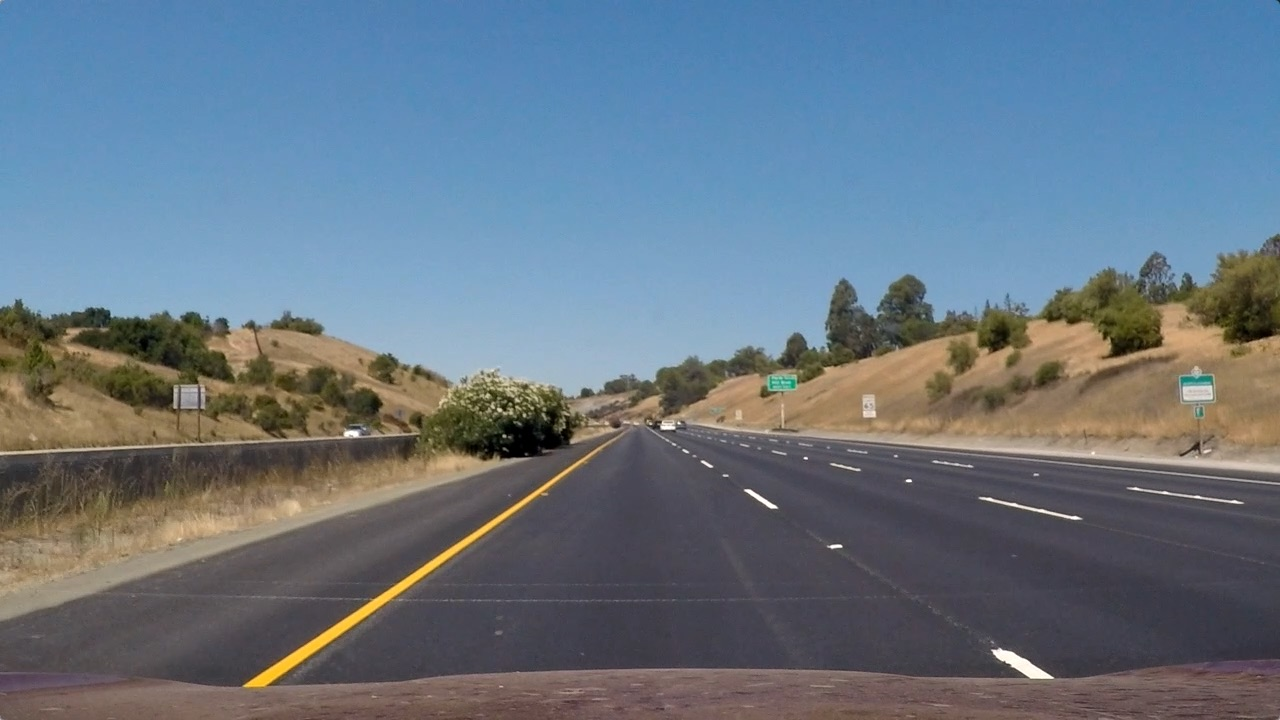
#> input picture lane-detection/test_images/straight_lines1.jpg, 1280 x 720 px, given in place of input.mp4, which was not available
$ jupyter execute Untitled.ipynb
#> lines starting #> are read from the running program, lines starting #| are printed output that depends on the picture; after the words box and inside, x2 and y2 are one past the last pixel; in counts of white or black regions, pixels touching at a corner belong together; pictures that were not available may be replaced by others from this repository, and a replacement may not be noted
[cell 1]
import cv2 as cv
import numpy as np
import matplotlib.pyplot as plt

def do_canny(frame):
    gray = cv.cvtColor(frame, cv.COLOR_RGB2GRAY)
    blur = cv.GaussianBlur(gray, (5, 5), 0)
    canny = cv.Canny(blur, 50, 150)
    return canny

def do_segment(frame):
    height = frame.shape[0]
    polygons = np.array([[(0, height), (800, height), (380, 290)]])
    mask = np.zeros_like(frame)
    cv.fillPoly(mask, polygons, 255)
    segment = cv.bitwise_and(frame, mask)
    return segment

def calculate_lines(frame, lines):
    left = []
    right = []
    for line in lines:
        x1, y1, x2, y2 = line.reshape(4)
        parameters = np.polyfit((x1, x2), (y1, y2), 1)
        slope = parameters[0]
        y_intercept = parameters[1]
        if slope < 0:
            left.append((slope, y_intercept))
        else:
            right.append((slope, y_intercept))
    left_avg = np.average(left, axis = 0)
    right_avg = np.average(right, axis = 0)
    left_line = calculate_coordinates(frame, left_avg)
    right_line = calculate_coordinates(frame, right_avg)
    return np.array([left_line, right_line])

def calculate_coordinates(frame, parameters):
    slope, intercept = parameters
    y1 = frame.shape[0]
    y2 = int(y1 - 150)
    x1 = int((y1 - intercept) / slope)
    x2 = int((y2 - intercept) / slope)
    return np.array([x1, y1, x2, y2])

def visualize_lines(frame, lines):
    lines_visualize = np.zeros_like(frame)
    if lines is not None:
        for x1, y1, x2, y2 in lines:
            cv.line(lines_visualize, (x1, y1), (x2, y2), (0, 255, 0), 5)
    return lines_visualize

[cell 2]
cap = cv.VideoCapture("input.mp4")
while (cap.isOpened()):
    ret, frame = cap.read()
#> frame is the input picture: shape (720, 1280, 3); mean B, G, R 131.2, 117.7, 103.2
    canny = do_canny(frame)
#> in do_canny, `gray = cv.cvtColor(frame, cv.COLOR_RGB2GRAY)`:
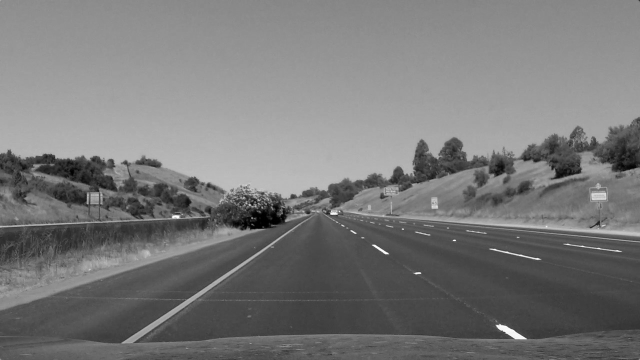
#> gray: shape (720, 1280) (shown at 1/2 size); min 0, max 254, mean 120.1
#> in do_canny, `canny = cv.Canny(blur, 50, 150)`:
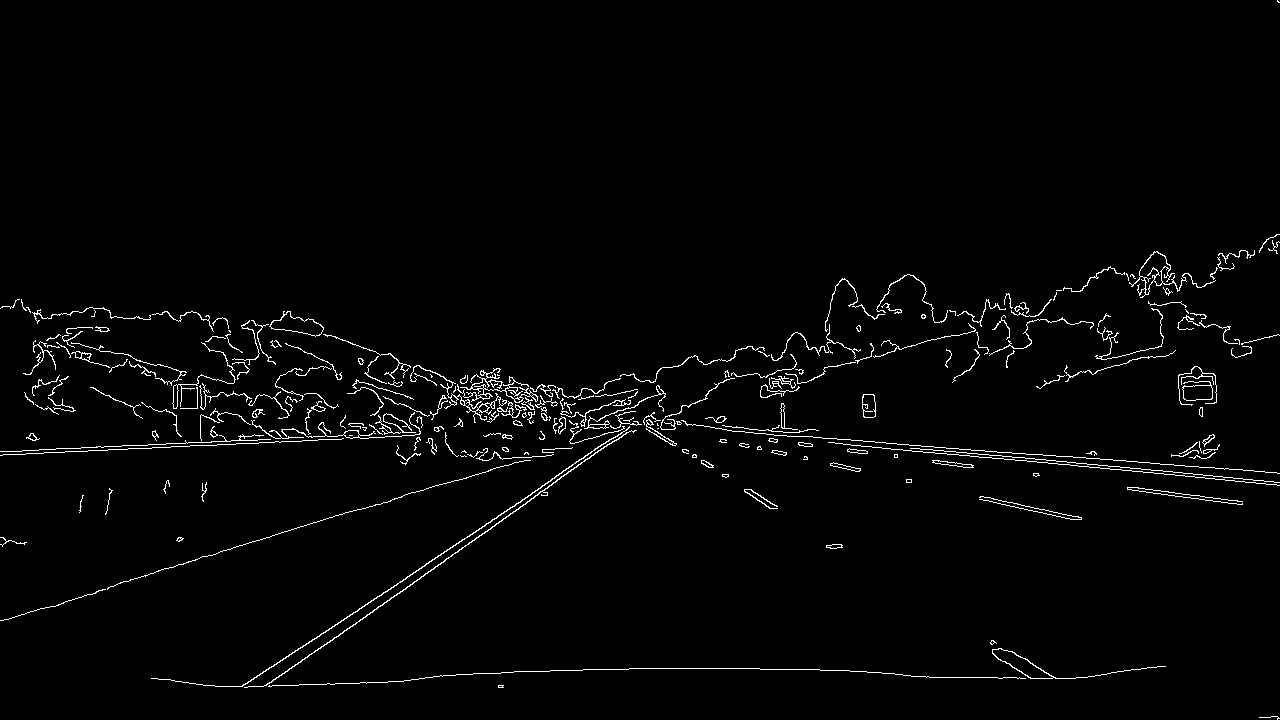
#> canny: shape (720, 1280); 2% white in thin lines or dots
    cv.imshow("canny", canny)
    # plt.imshow(frame)
    # plt.show()
    segment = do_segment(canny)
#> in do_segment, `cv.fillPoly(mask, polygons, 255)`:
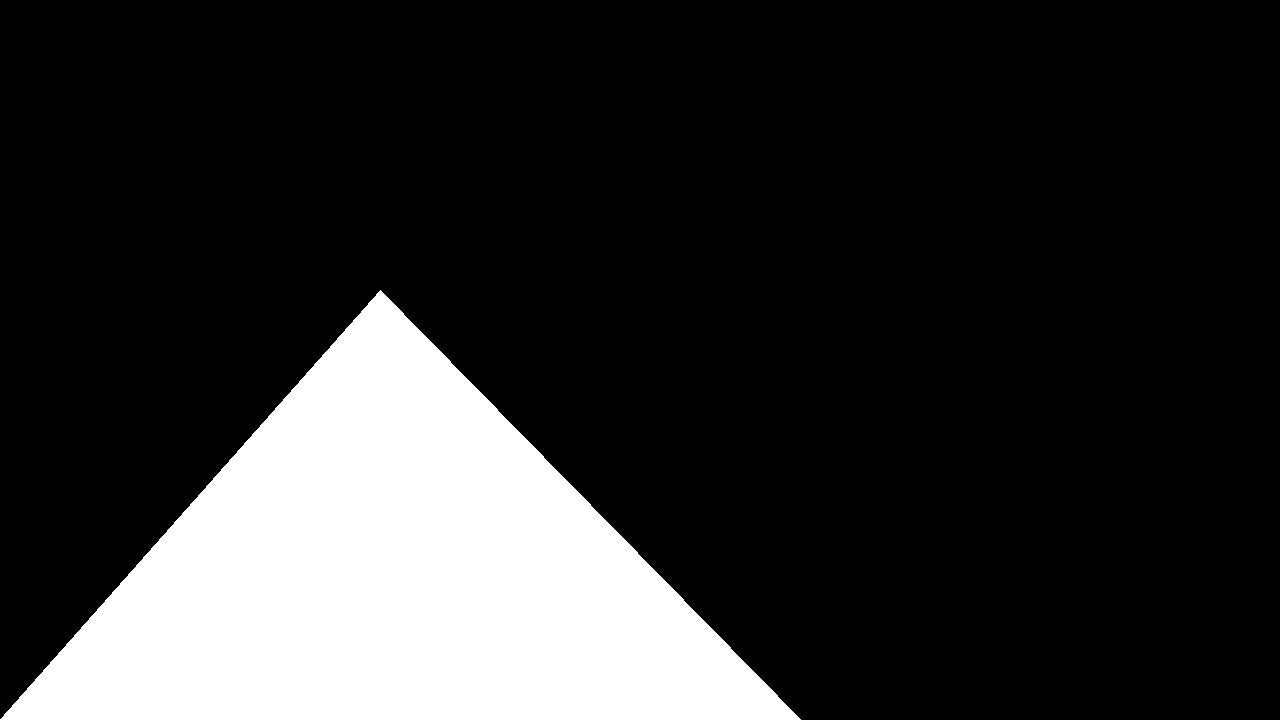
#> mask: shape (720, 1280); 18.7% white; 1 white region, box (x1, y1, x2, y2) and area: (0, 290, 801, 720) 172430
#> in do_segment, `segment = cv.bitwise_and(frame, mask)`:
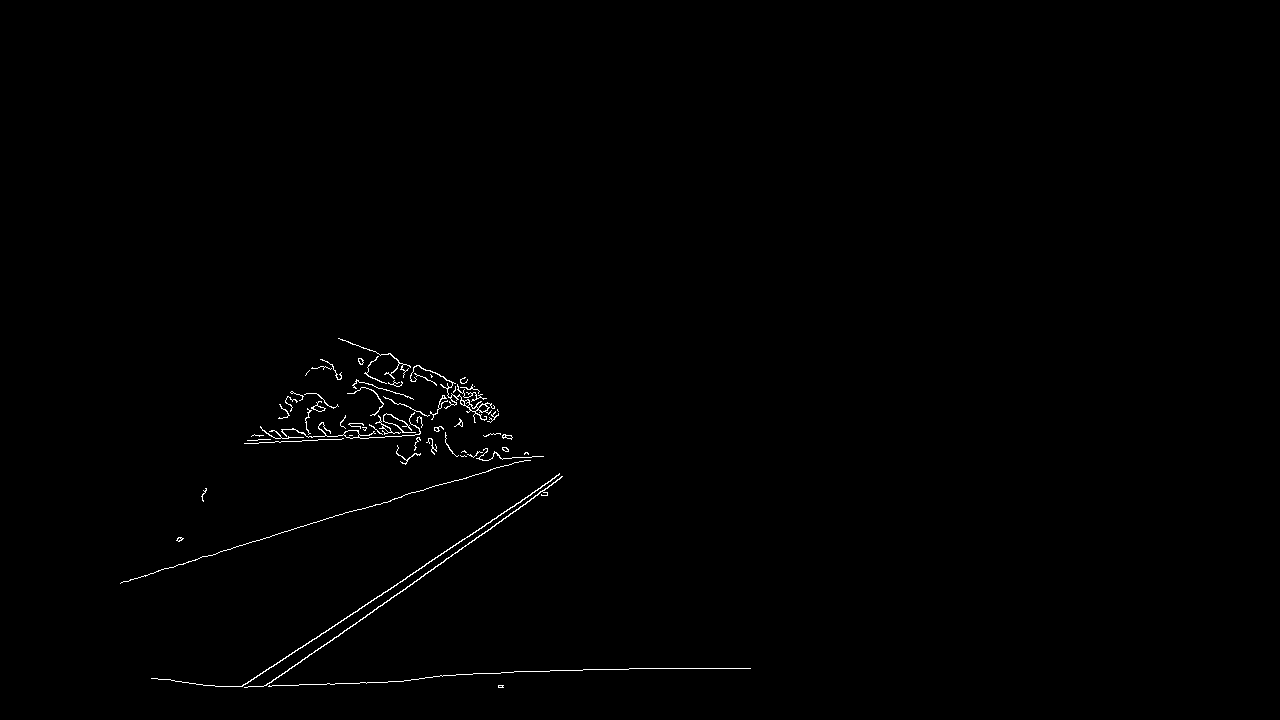
#> segment: shape (720, 1280); 0.51% white in thin lines or dots, all inside (x1, y1, x2, y2) = (120, 338, 751, 688)
    hough = cv.HoughLinesP(segment, 2, np.pi / 180, 100, np.array([]), minLineLength = 100, maxLineGap = 50)
#> hough = 15 rows, first 6: [331, 628, 558, 475], [266, 685, 533, 498], [361, 509, 536, 456], [514, 671, 727, 668], [244, 687, 403, 681], [273, 437, 445, 437]
    lines = calculate_lines(frame, hough)
#> the loop in calculate_lines, `for line in lines:` made 15 passes
#> (x1, y1, x2, y2, slope, y_intercept) on passes 1 to 8: (331, 628, 558, 475, -0.674, 851.1), (266, 685, 533, 498, -0.7, 871.3), (361, 509, 536, 456, -0.303, 618.3), (514, 671, 727, 668, -0.0141, 678.2), (244, 687, 403, 681, -0.0377, 696.2), (273, 437, 445, 437, 1.76e-16, 437), (121, 582, 533, 456, -0.306, 619), (241, 686, 356, 611, -0.652, 843.2)
#> after the loop in calculate_lines, `for line in lines:`: left = [(-0.674, 851.1), (-0.7, 871.3), (-0.303, 618.3), (-0.0141, 678.2), (-0.0377, 696.2), (-0.306, 619), (-0.652, 843.2), (-0.0861, 464.2), (-0.0345, 689.7), (-0.0514, 455.5), (-0.158, 479.1), (-0.0864, 461.7)]; right = [(1.76e-16, 437), (6.89e-16, 433), (0.365, 214.9)]
#> in calculate_lines, `left_avg = np.average(left, axis = 0)`: left_avg = [-0.259, 644]
#> in calculate_lines, `right_avg = np.average(right, axis = 0)`: right_avg = [0.122, 361.6]
#> in calculate_coordinates, `slope, intercept = parameters`: slope = -0.259; intercept = 644
#> in calculate_coordinates, `x1 = int((y1 - intercept) / slope)`: x1 = -293
#> in calculate_coordinates, `x2 = int((y2 - intercept) / slope)`: x2 = 285
#> in calculate_lines, `left_line = calculate_coordinates(frame, left_avg)`: left_line = [-293, 720, 285, 570]
#> in calculate_lines, `right_line = calculate_coordinates(frame, right_avg)`: right_line = [2945, 720, 1712, 570]
#> lines = [[-293, 720, 285, 570], [2945, 720, 1712, 570]]
    lines_visualize = visualize_lines(frame, lines)
#> the loop in visualize_lines, `for x1, y1, x2, y2 in lines:` made 2 passes
    cv.imshow("hough", lines_visualize)
    output = cv.addWeighted(frame, 0.9, lines_visualize, 1, 1)
    cv.imshow("output", output)
    # Frames are read by intervals of 10 milliseconds. The programs breaks out of the while loop when the user presses the 'q' key
    if cv.waitKey(10) & 0xFF == ord('q'):
#> (key q is pressed here)
        cap.release()
        cv.destroyAllWindows()
        break

$ run again, on lane-detection/test_images/straight_lines2.jpg
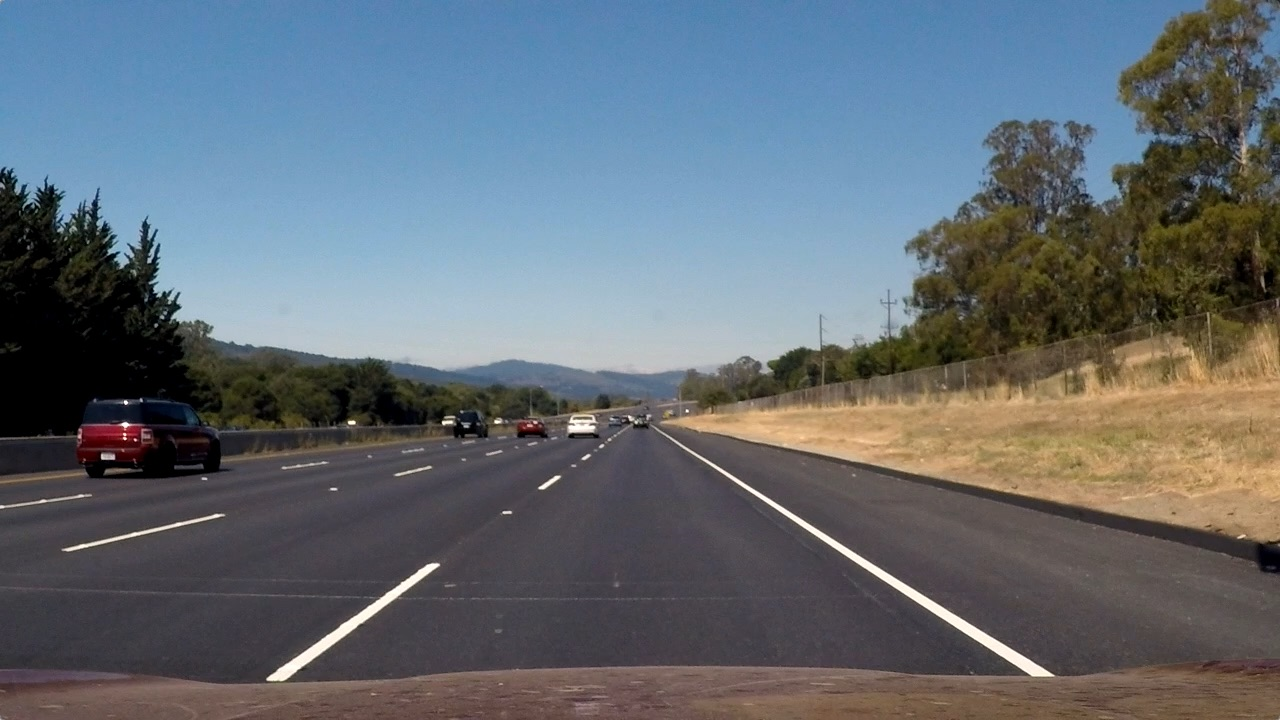
#> input picture lane-detection/test_images/straight_lines2.jpg, 1280 x 720 px, given in place of input.mp4, which was not available
#> frame is the input picture: shape (720, 1280, 3); mean B, G, R 115.1, 107.7, 99.4
#> in do_canny, `canny = cv.Canny(blur, 50, 150)`:
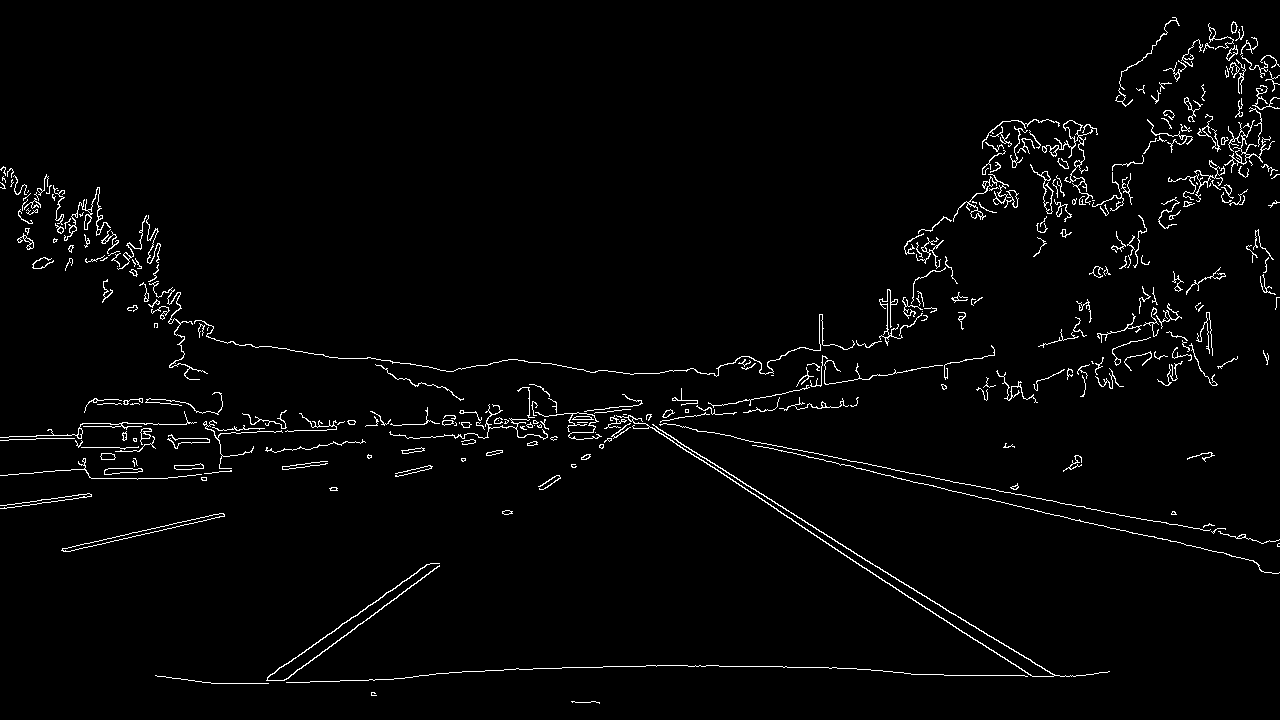
#> canny: shape (720, 1280); 2.3% white in thin lines or dots
#> mask: shape (720, 1280); 18.7% white; 1 white region, box (x1, y1, x2, y2) and area: (0, 290, 801, 720) 172430
#> in do_segment, `segment = cv.bitwise_and(frame, mask)`:
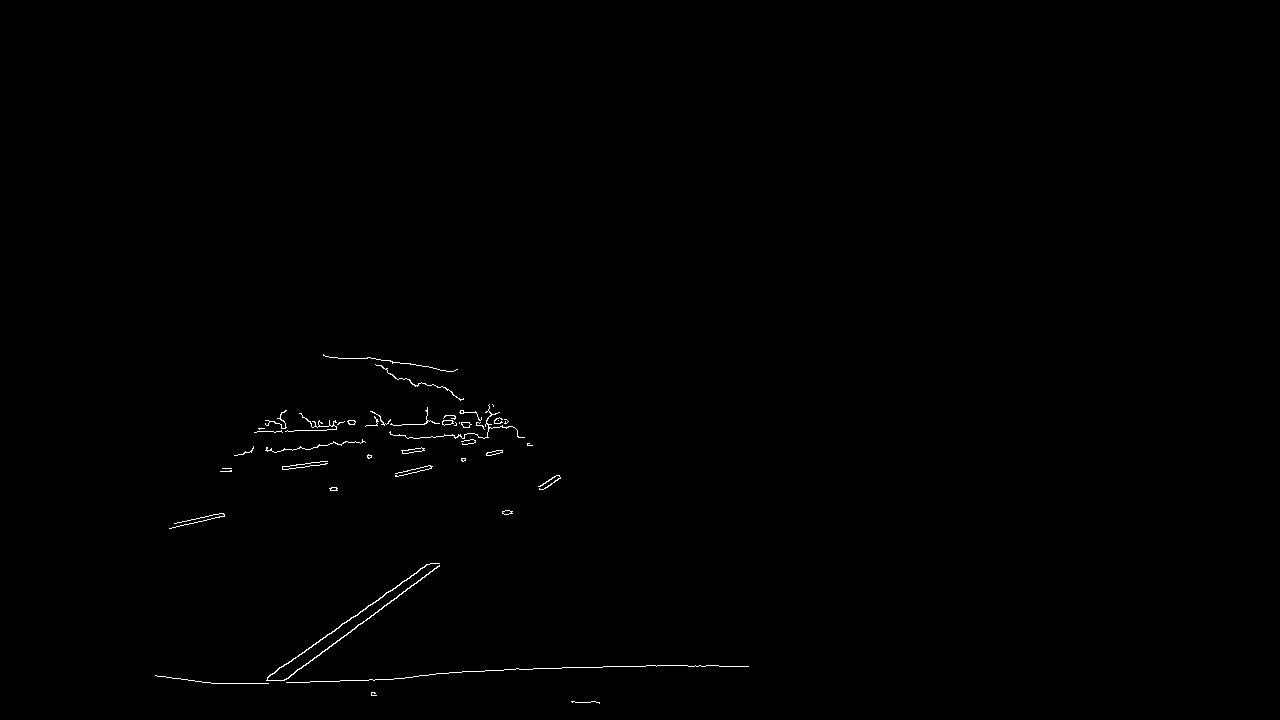
#> segment: shape (720, 1280); 0.33% white in thin lines or dots, all inside (x1, y1, x2, y2) = (155, 354, 749, 704)
#> hough = 13 rows, first 6: [283, 680, 396, 598], [258, 683, 430, 563], [429, 674, 562, 667], [266, 425, 502, 425], [233, 683, 412, 677], [244, 452, 515, 428]
#> the loop in calculate_lines, `for line in lines:` made 13 passes
#> (x1, y1, x2, y2, slope, y_intercept) on passes 1 to 8: (283, 680, 396, 598, -0.726, 885.4), (258, 683, 430, 563, -0.698, 863), (429, 674, 562, 667, -0.0526, 696.6), (266, 425, 502, 425, -1.64e-17, 425), (233, 683, 412, 677, -0.0335, 690.8), (244, 452, 515, 428, -0.0886, 473.6), (281, 680, 439, 566, -0.722, 882.7), (265, 420, 507, 420, 3.33e-17, 420)
#> after the loop in calculate_lines, `for line in lines:`: left = [(-0.726, 885.4), (-0.698, 863), (-0.0526, 696.6), (-1.64e-17, 425), (-0.0335, 690.8), (-0.0886, 473.6), (-0.722, 882.7), (-0.0149, 675.7), (-0.226, 565.4), (-0.224, 561.4), (-0.159, 514.1)]; right = [(3.33e-17, 420), (0.0265, 413.8)]
#> left_avg = [-0.268, 657.6]
#> right_avg = [0.0133, 416.9]
#> in calculate_coordinates, `slope, intercept = parameters`: slope = -0.268; intercept = 657.6
#> in calculate_coordinates, `x1 = int((y1 - intercept) / slope)`: x1 = -233
#> in calculate_coordinates, `x2 = int((y2 - intercept) / slope)`: x2 = 327
#> left_line = [-233, 720, 327, 570]
#> right_line = [22835, 720, 11535, 570]
#> lines = [[-233, 720, 327, 570], [22835, 720, 11535, 570]]
#> the loop in visualize_lines, `for x1, y1, x2, y2 in lines:` made 2 passes
